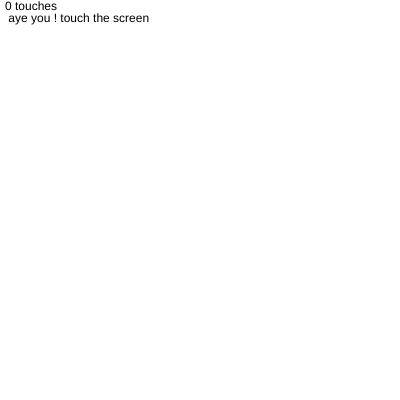
Frame 1 (no input)
Frame 60 (no input): identical to frame 1, image omitted
Frame 120 (the mouse pressed at the canvas centre since frame 60): identical to frame 1, image omitted

The p5.js sketch that drew this single still picture (run headless with seeded random() and noise() and a simulated clock; from frame 60 on, the mouse is pressed at the canvas centre):

// p5.js sketch
// ── sketch.js
let numberOfTouches;

function setup() {
  createCanvas(400, 400);
}

function draw() {
  clear();
  numberOfTouches = touches.length;
  text(numberOfTouches + ' touches', 5, 10);

  switch (numberOfTouches) {
    case 0:
      text(" aye you ! touch the screen", 5, 22);
      break;

    case 1:
      text("Yeah you ", 5, 22);
      // put a picture here
      break;

    case 2:
      text("Get more friends come on", 5, 22);
      // put a picture here
      break;

    case 3:
      text("Ayeee , lets go", 5, 22);
      // put a picture here
      break;


  }

}
